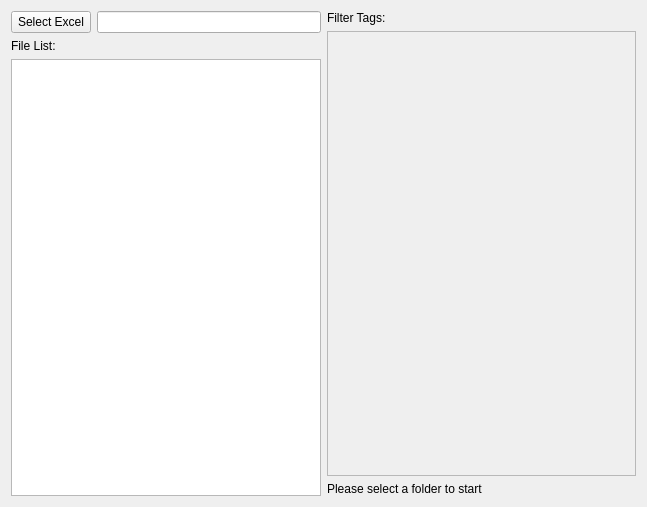
<?xml version="1.0" encoding="UTF-8"?>
<ui version="4.0">
 <class>TagsWidget</class>
 <widget class="QWidget" name="TagsWidget">
  <property name="geometry">
   <rect>
    <x>0</x>
    <y>0</y>
    <width>647</width>
    <height>507</height>
   </rect>
  </property>
  <property name="windowTitle">
   <string>Form</string>
  </property>
  <layout class="QGridLayout" name="gridLayout">
   <item row="0" column="0">
    <layout class="QHBoxLayout" name="horizontalLayout">
     <item>
      <layout class="QVBoxLayout" name="verticalLayout_3">
       <item>
        <layout class="QHBoxLayout" name="horizontalLayout_2">
         <property name="bottomMargin">
          <number>0</number>
         </property>
         <item>
          <widget class="QPushButton" name="btn_selectExcel">
           <property name="text">
            <string>Select Excel</string>
           </property>
          </widget>
         </item>
         <item>
          <widget class="QLineEdit" name="lineEdit_excel_path">
           <property name="readOnly">
            <bool>true</bool>
           </property>
          </widget>
         </item>
        </layout>
       </item>
       <item>
        <widget class="QLabel" name="label">
         <property name="maximumSize">
          <size>
           <width>16777215</width>
           <height>20</height>
          </size>
         </property>
         <property name="text">
          <string>File List:</string>
         </property>
        </widget>
       </item>
       <item>
        <widget class="QTableView" name="tableView_excel"/>
       </item>
      </layout>
     </item>
     <item>
      <layout class="QVBoxLayout" name="verticalLayout_4">
       <property name="rightMargin">
        <number>0</number>
       </property>
       <item>
        <widget class="QLabel" name="label_2">
         <property name="text">
          <string>Filter Tags:</string>
         </property>
        </widget>
       </item>
       <item>
        <widget class="QScrollArea" name="scrollArea">
         <property name="widgetResizable">
          <bool>true</bool>
         </property>
         <widget class="QWidget" name="scrollAreaWidgetContents">
          <property name="geometry">
           <rect>
            <x>0</x>
            <y>0</y>
            <width>301</width>
            <height>427</height>
           </rect>
          </property>
          <layout class="QVBoxLayout" name="verticalLayout"/>
         </widget>
        </widget>
       </item>
       <item>
        <widget class="QLabel" name="label_status">
         <property name="text">
          <string>Please select a folder to start</string>
         </property>
        </widget>
       </item>
      </layout>
     </item>
    </layout>
   </item>
  </layout>
 </widget>
 <resources/>
 <connections/>
</ui>
